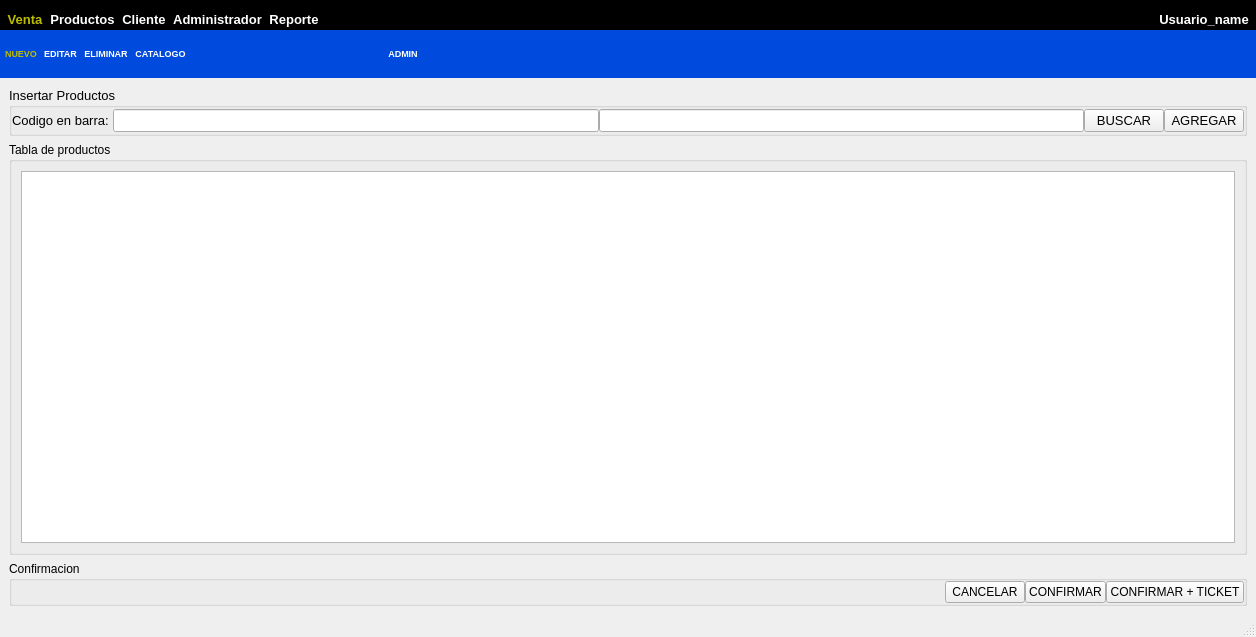
<?xml version="1.0" encoding="UTF-8"?>
<ui version="4.0">
 <class>MainWindow</class>
 <widget class="QMainWindow" name="MainWindow">
  <property name="geometry">
   <rect>
    <x>0</x>
    <y>0</y>
    <width>1256</width>
    <height>628</height>
   </rect>
  </property>
  <property name="windowTitle">
   <string>MainWindow</string>
  </property>
  <property name="styleSheet">
   <string notr="true"/>
  </property>
  <widget class="QWidget" name="centralwidget">
   <layout class="QVBoxLayout" name="verticalLayout_2">
    <property name="spacing">
     <number>0</number>
    </property>
    <property name="leftMargin">
     <number>0</number>
    </property>
    <property name="topMargin">
     <number>0</number>
    </property>
    <property name="rightMargin">
     <number>0</number>
    </property>
    <property name="bottomMargin">
     <number>0</number>
    </property>
    <item>
     <widget class="QWidget" name="widget" native="true">
      <layout class="QVBoxLayout" name="verticalLayout">
       <property name="spacing">
        <number>0</number>
       </property>
       <property name="leftMargin">
        <number>0</number>
       </property>
       <property name="topMargin">
        <number>0</number>
       </property>
       <property name="rightMargin">
        <number>0</number>
       </property>
       <property name="bottomMargin">
        <number>0</number>
       </property>
       <item>
        <widget class="QWidget" name="main_menu" native="true">
         <property name="minimumSize">
          <size>
           <width>0</width>
           <height>30</height>
          </size>
         </property>
         <property name="styleSheet">
          <string notr="true">
#main_menu{
/*background-color: rgb(0, 74, 221);*/
	background-color: rgb(0, 0, 0);
}
#main_menu QPushButton{
color: rgb(255, 255, 255);
border: none
}
#main_menu QPushButton:hover{
color: rgb(170, 255, 255);
}
#main_menu QPushButton:pressed{
background-color: rgb(255, 255, 255);
color: rgb(0, 0, 0)
}
#main_menu QPushButton:checked{
color: rgb(189, 189, 0);

}</string>
         </property>
         <layout class="QHBoxLayout" name="horizontalLayout">
          <property name="spacing">
           <number>7</number>
          </property>
          <property name="leftMargin">
           <number>7</number>
          </property>
          <property name="topMargin">
           <number>7</number>
          </property>
          <property name="rightMargin">
           <number>7</number>
          </property>
          <property name="bottomMargin">
           <number>7</number>
          </property>
          <item>
           <widget class="QPushButton" name="pushButton">
            <property name="minimumSize">
             <size>
              <width>0</width>
              <height>25</height>
             </size>
            </property>
            <property name="font">
             <font>
              <pointsize>10</pointsize>
              <weight>75</weight>
              <bold>true</bold>
             </font>
            </property>
            <property name="text">
             <string>Venta</string>
            </property>
            <property name="checkable">
             <bool>true</bool>
            </property>
            <property name="checked">
             <bool>true</bool>
            </property>
            <property name="autoExclusive">
             <bool>true</bool>
            </property>
           </widget>
          </item>
          <item>
           <widget class="QPushButton" name="pushButton_2">
            <property name="minimumSize">
             <size>
              <width>0</width>
              <height>25</height>
             </size>
            </property>
            <property name="font">
             <font>
              <pointsize>10</pointsize>
              <weight>75</weight>
              <bold>true</bold>
             </font>
            </property>
            <property name="text">
             <string>Productos</string>
            </property>
            <property name="checkable">
             <bool>true</bool>
            </property>
            <property name="autoExclusive">
             <bool>true</bool>
            </property>
           </widget>
          </item>
          <item>
           <widget class="QPushButton" name="pushButton_3">
            <property name="minimumSize">
             <size>
              <width>0</width>
              <height>25</height>
             </size>
            </property>
            <property name="font">
             <font>
              <pointsize>10</pointsize>
              <weight>75</weight>
              <bold>true</bold>
             </font>
            </property>
            <property name="text">
             <string>Cliente</string>
            </property>
            <property name="checkable">
             <bool>true</bool>
            </property>
            <property name="autoExclusive">
             <bool>true</bool>
            </property>
           </widget>
          </item>
          <item>
           <widget class="QPushButton" name="pushButton_4">
            <property name="minimumSize">
             <size>
              <width>0</width>
              <height>25</height>
             </size>
            </property>
            <property name="font">
             <font>
              <pointsize>10</pointsize>
              <weight>75</weight>
              <bold>true</bold>
             </font>
            </property>
            <property name="text">
             <string>Administrador</string>
            </property>
            <property name="checkable">
             <bool>true</bool>
            </property>
            <property name="autoExclusive">
             <bool>true</bool>
            </property>
           </widget>
          </item>
          <item>
           <widget class="QPushButton" name="pushButton_6">
            <property name="minimumSize">
             <size>
              <width>0</width>
              <height>25</height>
             </size>
            </property>
            <property name="font">
             <font>
              <pointsize>10</pointsize>
              <weight>75</weight>
              <bold>true</bold>
             </font>
            </property>
            <property name="text">
             <string>Reporte</string>
            </property>
            <property name="iconSize">
             <size>
              <width>16</width>
              <height>30</height>
             </size>
            </property>
            <property name="checkable">
             <bool>true</bool>
            </property>
            <property name="autoExclusive">
             <bool>true</bool>
            </property>
           </widget>
          </item>
          <item>
           <spacer name="horizontalSpacer">
            <property name="orientation">
             <enum>Qt::Horizontal</enum>
            </property>
            <property name="sizeHint" stdset="0">
             <size>
              <width>647</width>
              <height>15</height>
             </size>
            </property>
           </spacer>
          </item>
          <item>
           <widget class="QPushButton" name="pushButton_5">
            <property name="minimumSize">
             <size>
              <width>0</width>
              <height>25</height>
             </size>
            </property>
            <property name="font">
             <font>
              <pointsize>10</pointsize>
              <weight>75</weight>
              <bold>true</bold>
             </font>
            </property>
            <property name="text">
             <string>Usuario_name</string>
            </property>
           </widget>
          </item>
         </layout>
        </widget>
       </item>
       <item>
        <widget class="QWidget" name="segundo_menu" native="true">
         <property name="mouseTracking">
          <bool>false</bool>
         </property>
         <property name="tabletTracking">
          <bool>false</bool>
         </property>
         <property name="acceptDrops">
          <bool>false</bool>
         </property>
         <property name="styleSheet">
          <string notr="true">
#segundo_menu{
background-color: rgb(0, 74, 221);
}
#segundo_menu QPushButton{
color: rgb(255, 255, 255);
border : none

}
#segundo_menu QPushButton:hover{
color: rgb(170, 255, 255);
}
#segundo_menu QPushButton:pressed{
background-color: rgb(255, 255, 255);
color: rgb(0, 0, 0)
}
#segundo_menu QPushButton:checked{
color: rgb(189, 189, 0);

}
</string>
         </property>
         <layout class="QHBoxLayout" name="horizontalLayout_4">
          <property name="spacing">
           <number>5</number>
          </property>
          <property name="leftMargin">
           <number>5</number>
          </property>
          <property name="topMargin">
           <number>5</number>
          </property>
          <property name="rightMargin">
           <number>5</number>
          </property>
          <property name="bottomMargin">
           <number>5</number>
          </property>
          <item>
           <widget class="QWidget" name="widget_3" native="true">
            <layout class="QHBoxLayout" name="horizontalLayout_2">
             <property name="spacing">
              <number>7</number>
             </property>
             <property name="leftMargin">
              <number>0</number>
             </property>
             <property name="topMargin">
              <number>0</number>
             </property>
             <property name="rightMargin">
              <number>0</number>
             </property>
             <property name="bottomMargin">
              <number>0</number>
             </property>
             <item>
              <widget class="QPushButton" name="pushButton_7">
               <property name="font">
                <font>
                 <pointsize>7</pointsize>
                 <weight>75</weight>
                 <bold>true</bold>
                </font>
               </property>
               <property name="text">
                <string>NUEVO</string>
               </property>
               <property name="checkable">
                <bool>true</bool>
               </property>
               <property name="checked">
                <bool>true</bool>
               </property>
               <property name="autoExclusive">
                <bool>true</bool>
               </property>
              </widget>
             </item>
             <item>
              <widget class="QPushButton" name="pushButton_8">
               <property name="font">
                <font>
                 <pointsize>7</pointsize>
                 <weight>75</weight>
                 <bold>true</bold>
                </font>
               </property>
               <property name="text">
                <string>EDITAR</string>
               </property>
               <property name="checkable">
                <bool>true</bool>
               </property>
               <property name="checked">
                <bool>false</bool>
               </property>
               <property name="autoExclusive">
                <bool>true</bool>
               </property>
              </widget>
             </item>
             <item>
              <widget class="QPushButton" name="pushButton_9">
               <property name="font">
                <font>
                 <pointsize>7</pointsize>
                 <weight>75</weight>
                 <bold>true</bold>
                </font>
               </property>
               <property name="text">
                <string>ELIMINAR</string>
               </property>
               <property name="checkable">
                <bool>true</bool>
               </property>
               <property name="autoExclusive">
                <bool>true</bool>
               </property>
              </widget>
             </item>
             <item>
              <widget class="QPushButton" name="pushButton_10">
               <property name="font">
                <font>
                 <pointsize>7</pointsize>
                 <weight>75</weight>
                 <bold>true</bold>
                </font>
               </property>
               <property name="text">
                <string>CATALOGO</string>
               </property>
               <property name="checkable">
                <bool>true</bool>
               </property>
               <property name="checked">
                <bool>false</bool>
               </property>
               <property name="autoExclusive">
                <bool>true</bool>
               </property>
              </widget>
             </item>
             <item>
              <spacer name="horizontalSpacer_8">
               <property name="orientation">
                <enum>Qt::Horizontal</enum>
               </property>
               <property name="sizeHint" stdset="0">
                <size>
                 <width>43</width>
                 <height>20</height>
                </size>
               </property>
              </spacer>
             </item>
            </layout>
           </widget>
          </item>
          <item>
           <widget class="QWidget" name="widget_7" native="true">
            <layout class="QHBoxLayout" name="horizontalLayout_3">
             <item>
              <widget class="QPushButton" name="pushButton_11">
               <property name="font">
                <font>
                 <pointsize>7</pointsize>
                 <weight>75</weight>
                 <bold>true</bold>
                </font>
               </property>
               <property name="text">
                <string>ADMIN</string>
               </property>
               <property name="checkable">
                <bool>true</bool>
               </property>
               <property name="autoExclusive">
                <bool>true</bool>
               </property>
              </widget>
             </item>
             <item>
              <spacer name="horizontalSpacer_6">
               <property name="orientation">
                <enum>Qt::Horizontal</enum>
               </property>
               <property name="sizeHint" stdset="0">
                <size>
                 <width>244</width>
                 <height>20</height>
                </size>
               </property>
              </spacer>
             </item>
            </layout>
           </widget>
          </item>
          <item>
           <widget class="QWidget" name="widget_8" native="true">
            <widget class="QPushButton" name="pushButton_12">
             <property name="geometry">
              <rect>
               <x>10</x>
               <y>20</y>
               <width>75</width>
               <height>23</height>
              </rect>
             </property>
             <property name="text">
              <string>REPORTE</string>
             </property>
            </widget>
           </widget>
          </item>
          <item>
           <spacer name="horizontalSpacer_7">
            <property name="orientation">
             <enum>Qt::Horizontal</enum>
            </property>
            <property name="sizeHint" stdset="0">
             <size>
              <width>498</width>
              <height>20</height>
             </size>
            </property>
           </spacer>
          </item>
         </layout>
        </widget>
       </item>
      </layout>
     </widget>
    </item>
    <item>
     <widget class="QStackedWidget" name="stackedWidget">
      <property name="currentIndex">
       <number>0</number>
      </property>
      <widget class="QWidget" name="page">
       <layout class="QVBoxLayout" name="verticalLayout_3">
        <item>
         <widget class="QGroupBox" name="grupo_insertar">
          <property name="font">
           <font>
            <pointsize>10</pointsize>
           </font>
          </property>
          <property name="title">
           <string>Insertar Productos</string>
          </property>
          <layout class="QHBoxLayout" name="horizontalLayout_5">
           <property name="spacing">
            <number>0</number>
           </property>
           <property name="leftMargin">
            <number>0</number>
           </property>
           <property name="topMargin">
            <number>0</number>
           </property>
           <property name="rightMargin">
            <number>0</number>
           </property>
           <property name="bottomMargin">
            <number>0</number>
           </property>
           <item>
            <widget class="QLabel" name="label">
             <property name="minimumSize">
              <size>
               <width>100</width>
               <height>25</height>
              </size>
             </property>
             <property name="text">
              <string>Codigo en barra: </string>
             </property>
            </widget>
           </item>
           <item>
            <widget class="QLineEdit" name="Codigo_en_barra"/>
           </item>
           <item>
            <widget class="QLineEdit" name="descripcion_del_producto"/>
           </item>
           <item>
            <widget class="QPushButton" name="pushButton_13">
             <property name="text">
              <string>BUSCAR</string>
             </property>
            </widget>
           </item>
           <item>
            <widget class="QPushButton" name="pushButton_14">
             <property name="text">
              <string>AGREGAR</string>
             </property>
            </widget>
           </item>
          </layout>
         </widget>
        </item>
        <item>
         <widget class="QGroupBox" name="grupo_tabla">
          <property name="minimumSize">
           <size>
            <width>0</width>
            <height>413</height>
           </size>
          </property>
          <property name="title">
           <string>Tabla de productos</string>
          </property>
          <layout class="QVBoxLayout" name="verticalLayout_4">
           <item>
            <widget class="QTableView" name="tableView">
             <property name="minimumSize">
              <size>
               <width>1181</width>
               <height>311</height>
              </size>
             </property>
            </widget>
           </item>
          </layout>
         </widget>
        </item>
        <item>
         <widget class="QGroupBox" name="grupo_confirmar">
          <property name="title">
           <string>Confirmacion</string>
          </property>
          <layout class="QHBoxLayout" name="horizontalLayout_6">
           <property name="spacing">
            <number>0</number>
           </property>
           <property name="leftMargin">
            <number>0</number>
           </property>
           <property name="topMargin">
            <number>0</number>
           </property>
           <property name="rightMargin">
            <number>0</number>
           </property>
           <property name="bottomMargin">
            <number>0</number>
           </property>
           <item>
            <spacer name="horizontalSpacer_2">
             <property name="orientation">
              <enum>Qt::Horizontal</enum>
             </property>
             <property name="sizeHint" stdset="0">
              <size>
               <width>965</width>
               <height>20</height>
              </size>
             </property>
            </spacer>
           </item>
           <item>
            <widget class="QPushButton" name="pushButton_15">
             <property name="text">
              <string>CANCELAR</string>
             </property>
            </widget>
           </item>
           <item>
            <widget class="QPushButton" name="pushButton_16">
             <property name="text">
              <string>CONFIRMAR</string>
             </property>
            </widget>
           </item>
           <item>
            <widget class="QPushButton" name="pushButton_17">
             <property name="text">
              <string>CONFIRMAR + TICKET</string>
             </property>
            </widget>
           </item>
          </layout>
         </widget>
        </item>
       </layout>
      </widget>
      <widget class="QWidget" name="page_3"/>
      <widget class="QWidget" name="page_2"/>
     </widget>
    </item>
   </layout>
  </widget>
  <widget class="QStatusBar" name="statusbar"/>
 </widget>
 <resources/>
 <connections>
  <connection>
   <sender>pushButton_2</sender>
   <signal>toggled(bool)</signal>
   <receiver>widget_3</receiver>
   <slot>setVisible(bool)</slot>
   <hints>
    <hint type="sourcelabel">
     <x>123</x>
     <y>42</y>
    </hint>
    <hint type="destinationlabel">
     <x>153</x>
     <y>85</y>
    </hint>
   </hints>
  </connection>
  <connection>
   <sender>pushButton_4</sender>
   <signal>toggled(bool)</signal>
   <receiver>widget_7</receiver>
   <slot>setVisible(bool)</slot>
   <hints>
    <hint type="sourcelabel">
     <x>259</x>
     <y>38</y>
    </hint>
    <hint type="destinationlabel">
     <x>419</x>
     <y>85</y>
    </hint>
   </hints>
  </connection>
  <connection>
   <sender>pushButton</sender>
   <signal>toggled(bool)</signal>
   <receiver>segundo_menu</receiver>
   <slot>setHidden(bool)</slot>
   <hints>
    <hint type="sourcelabel">
     <x>56</x>
     <y>45</y>
    </hint>
    <hint type="destinationlabel">
     <x>242</x>
     <y>72</y>
    </hint>
   </hints>
  </connection>
 </connections>
</ui>
